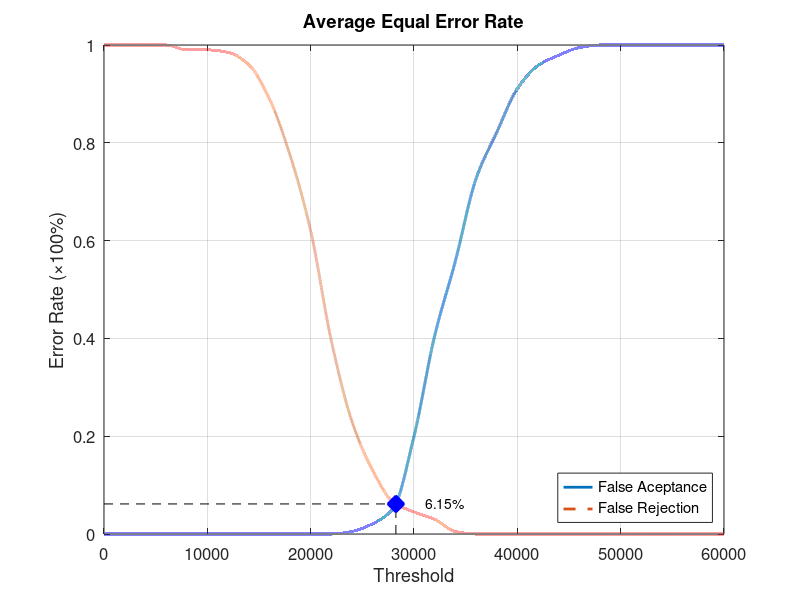
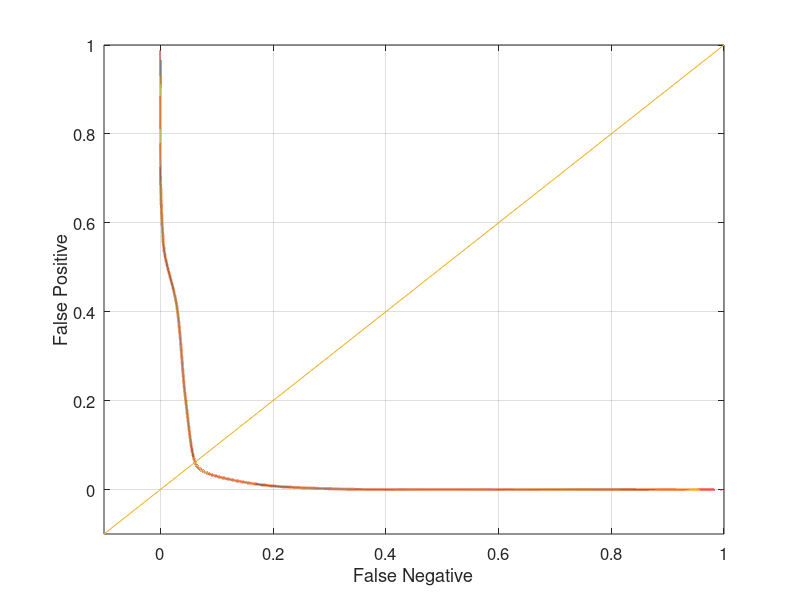

Write MATLAB code to recreate these figures, in order.
function yEER = Database2_4
close all;
clear;
clc;
x = 0:2000:60000;
xq = 0:0.5:60000;

y0 = [0 0 0 0 0 0 0 0 0 0 0 0 0.00526316 0.0210526 0.0526316 0.2 0.405263 0.557895 0.726316 0.821053 0.910526 0.957895 0.978947 0.994737 1 1 1 1 1 1 1];
yy0 = interp1(x, y0, xq, 'pchip');
y1 = [1 1 1 1 0.99 0.99 0.985 0.96 0.89 0.775 0.62 0.395 0.23 0.13 0.065 0.045 0.03 0.005 0 0 0 0 0 0 0 0 0 0 0 0 0];
yy1 = interp1(x, y1, xq, 'pchip');

% Calculating EER: 
y2 = abs(y0 - y1);
find(y2 == min(y2))
yy2 = abs(yy0 - yy1);
xEER = find(yy2 == min(yy2));
xEERIndex = xq(xEER) % X-axis EER
yEER = yy0(xEER) % Y-axis EER

main = figure
plot(xq, yy0,'-','LineWidth', 2);	hold on
plot(xq, yy1,'--','LineWidth', 2);	hold on
plot([xEERIndex xEERIndex], [0 yEER], 'k--');	hold on
plot([0 xEERIndex], [yEER yEER], 'k--');	hold on
plot(xEERIndex, yEER, 'bx', 'LineWidth', 10);	hold on
text(xEERIndex + 10 * xEERIndex / 100, yEER, [num2str(round((10000 * yEER)) / 100) '%'])
legend('False Aceptance', 'False Rejection', 'Location', 'SouthEast')
xlabel('Threshold')
ylabel('Error Rate (\times100%)')
title('Average Equal Error Rate')
set(gca, 'FontSize', 12)
axis([0 60000 0 1])
grid on

print(main, 'Database2_4Main', '-dpng');
FNRxFPR = figure('Color', [1 1 1]);
plot(yy1, yy0, '-', yy1, yy0, 'LineWidth', 2);
hold on
y = -0.1:0.1:1
plot(y, y); 
set(gca, 'FontSize', 12)
xlabel('False Negative')
ylabel('False Positive')
axis([-0.1 1 -0.1 1])
set(gca, 'FontSize', 12)
grid on

print(FNRxFPR, 'Database2_4FNRxFPR','-dpng');
end
